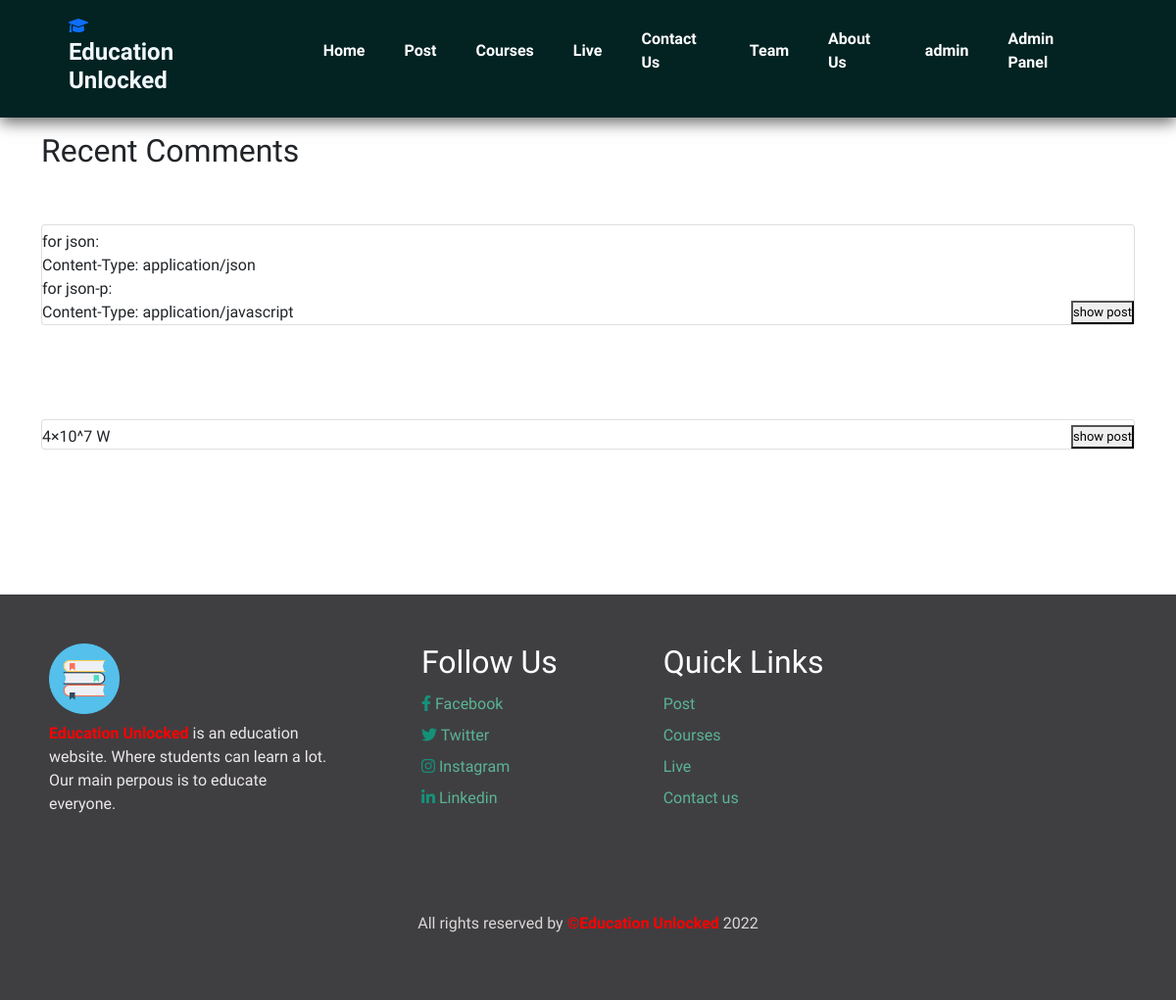
Page /recentComments.php (signed in) on the committed database.
### tables this page shows
CREATE TABLE `comment` (
  `commentid` int(11) NOT NULL,
  `userid` int(11) NOT NULL,
  `postid` int(11) NOT NULL,
  `comment` text NOT NULL,
  `date` varchar(255) NOT NULL
);

### recentComments.php (the view, shortened to what this page needs)
<?php
include 'nav.php';
include 'connect.php';
$id = $_SESSION['user_id'];
$sqlShowPost = "select postid,comment from comment where userid = '$id' order by commentid desc";
$resultShowPost = mysqli_query($conn, $sqlShowPost);
?>
<!DOCTYPE html>
<html>
<head>
    <link href="https://cdn.jsdelivr.net/npm/bootstrap@5.1.0/dist/css/bootstrap.min.css" rel="stylesheet">
    <link rel="stylesheet" href="css/all.min.css">
    <link rel="stylesheet" type="text/css" href="css/index.css">
</head>
<body>
    <div class="container" style="margin-top: 15px;">
    <h2>
        Recent Comments
    </h2>
    </div>
    <?php
    while ($rowPost = mysqli_fetch_array($resultShowPost)) {
    ?>
        <div class="container mt-5 mb-5">
            <div class="row d-flex align-items-center justify-content-center">
                <div class="col-md-12">
                    <div class="card">
                    <div class="d-flex justify-content-between align-items-end" style="margin-top: 5px;">
                      <div style="white-space: pre-line;"> <?php echo $rowPost['comment']?></div>
                    <form action="post.php" method="GET">
                    <div class="d-flex flex-row muted-color"> <span><button name="postOpen">show post</button></span> </div>
                    </form>
                    </div>
                </div>
                </div>
            </div>
        </div>
    <?php
    }
    ?>
</body>
</html>
<?php
include "footer.php";
?>

### css/nav.css (style rules this page uses)
* { margin: 0; padding: 0; box-sizing: border-box; font-family: 'Spartan', sans-serif; }

### css/index.css (style rules this page uses)
body { background-color: #eee; font-family: "Poppins", sans-serif; font-weight: 300 }
.card { border: none }
.muted-color { color: #a09c9c; font-size: 13px }

### css/footerstyle.css (style rules this page uses)
*, *:before, *:after { box-sizing: border-box; }
body { font-family: poppins; margin: 0; display: grid; font-size: 14px; }
h2 { font-weight: 400; font-size: 15px; }

### rows in the picture
comment: comment "for json: Content-Type: application/json for json-p: Content-Type: application/javascript"
comment: comment "4×10^7 W"

### other values in the picture
$_SESSION['user_name'] "admin"
